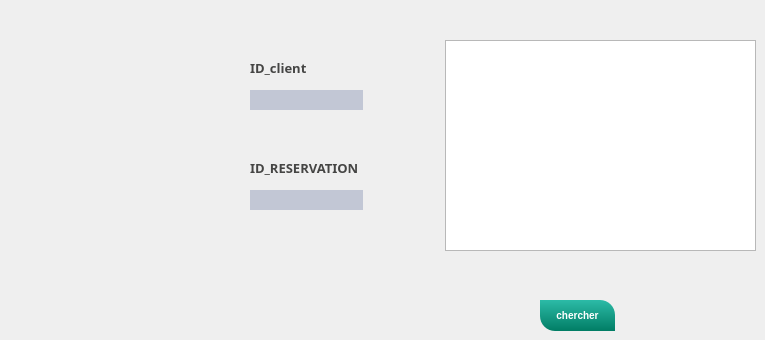
      <widget class="QWidget" name="tab_20">
       <attribute name="title">
        <string>Chercher Reservation</string>
       </attribute>
       <widget class="QLabel" name="label_60">
        <property name="geometry">
         <rect>
          <x>250</x>
          <y>60</y>
          <width>121</width>
          <height>16</height>
         </rect>
        </property>
        <property name="font">
         <font>
          <family>Segoe Print</family>
          <pointsize>-1</pointsize>
          <weight>75</weight>
          <bold>true</bold>
         </font>
        </property>
        <property name="styleSheet">
         <string notr="true">background-color: transparent;
	color: #454544;
	font-weight: bold;
	font-size: 13px;</string>
        </property>
        <property name="text">
         <string>ID_client</string>
        </property>
       </widget>
       <widget class="QLabel" name="label_61">
        <property name="geometry">
         <rect>
          <x>250</x>
          <y>160</y>
          <width>131</width>
          <height>16</height>
         </rect>
        </property>
        <property name="font">
         <font>
          <family>Segoe Print</family>
          <pointsize>-1</pointsize>
          <weight>75</weight>
          <bold>true</bold>
         </font>
        </property>
        <property name="styleSheet">
         <string notr="true">background-color: transparent;
	color: #454544;
	font-weight: bold;
	font-size: 13px;</string>
        </property>
        <property name="text">
         <string>ID_RESERVATION</string>
        </property>
       </widget>
       <widget class="QLineEdit" name="linecherchermenu_2">
        <property name="geometry">
         <rect>
          <x>250</x>
          <y>90</y>
          <width>113</width>
          <height>20</height>
         </rect>
        </property>
        <property name="styleSheet">
         <string notr="true">
	background-color: #c2c7d5;
	color: #2a547f;
	border: none;
	padding: 5px;</string>
        </property>
       </widget>
       <widget class="QLineEdit" name="linecherchermenu2_2">
        <property name="geometry">
         <rect>
          <x>250</x>
          <y>190</y>
          <width>113</width>
          <height>20</height>
         </rect>
        </property>
        <property name="styleSheet">
         <string notr="true">
	background-color: #c2c7d5;
	color: #2a547f;
	border: none;
	padding: 5px;</string>
        </property>
       </widget>
       <widget class="QPushButton" name="cherchermenu_2">
        <property name="geometry">
         <rect>
          <x>540</x>
          <y>300</y>
          <width>75</width>
          <height>31</height>
         </rect>
        </property>
        <property name="styleSheet">
         <string notr="true">QPushButton
{
	background-color: qlineargradient(spread:repeat, x1:1, y1:0, x2:1, y2:1, stop:0 rgba(44, 187, 167, 255),stop:1 rgba(1, 125, 101, 255));
	color: #fff;
	font-size: 10px;
	font-weight: bold;
	border-top-right-radius: 15px;
	border-top-left-radius: 0px;
	border-bottom-right-radius: 0px;
	border-bottom-left-radius: 15px;
	padding: 10px;

}


QPushButton::disabled
{
	background-color: #5c5c5c;

}


QPushButton::hover
{
	background-color: #fca503;

}


QPushButton::pressed
{
	background-color: #3d4ef2;

}
</string>
        </property>
        <property name="text">
         <string>chercher</string>
        </property>
       </widget>
       <widget class="QTableView" name="tabcherchermenu_2">
        <property name="geometry">
         <rect>
          <x>445</x>
          <y>40</y>
          <width>311</width>
          <height>211</height>
         </rect>
        </property>
       </widget>
      </widget>
